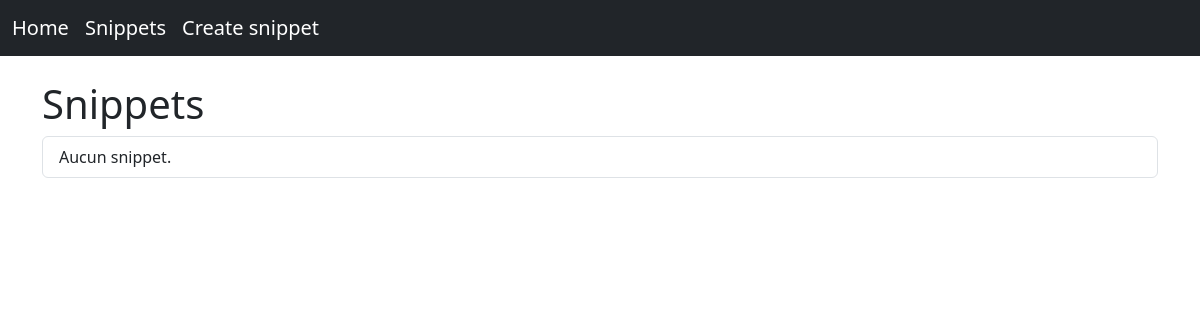
Page /snippets/ on the earlier database version.
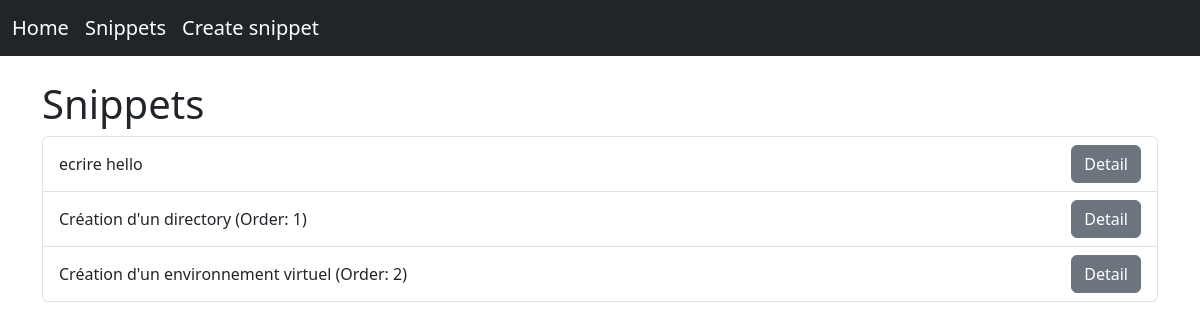
Same page on the later database version.
### snippets/models.py (models this page shows, shortened)
class Snippet(models.Model):
    title = models.CharField(max_length=100, unique=True)
    slug = models.SlugField(max_length=120, unique=True, blank=True)
    order = models.PositiveIntegerField(blank=True, null=True)
    code = models.TextField()
    created_at = models.DateTimeField(auto_now_add=True)
    class Meta:
        ordering = ["order", "created_at"]

### snippets/views.py (the view)
# urls.py: path('', SnippetListView.as_view(), name='snippet_list'),
class SnippetListView(ListView):
    model = Snippet
    template_name = 'snippets/snippet_list.html'
    context_object_name = 'snippets'

### snippets/templates/snippets/snippet_list.html (shortened to what this page needs)
{% extends "base.html" %}
{% block content %}
<h1>Snippets</h1>
<ul class="list-group">
    {% for snippet in snippets %}
        <li class="list-group-item d-flex justify-content-between align-items-center">
            {{ snippet.title }}
            {% if snippet.order %}
              (Order: {{ snippet.order }})
            {% endif %}
            <a class="btn btn-secondary" href="{% url 'snippet_detail' snippet.slug %}">
                Detail
            </a>
        </li>
    {% empty %}
        <li class="list-group-item">Aucun snippet.</li>
    {% endfor %}
</ul>
{% endblock %}

### templates/base.html (shortened to what this page needs)
<!DOCTYPE html>
<html lang="fr">
<head>
    <link href="https://cdn.jsdelivr.net/npm/bootstrap@5.3.3/dist/css/bootstrap.min.css" rel="stylesheet">
</head>
<body>
<nav class="navbar navbar-expand-lg navbar-dark bg-dark">
  <div class="container-fluid">
    <a class="navbar-brand" href="/">Home</a>
    <a class="navbar-brand" href="{% url 'snippet_list' %}">Snippets</a>
    <a class="navbar-brand" href="{% url 'snippet_create' %}">Create snippet</a>
  </div>
</nav>
<div class="container mt-4">
    {% block content %}{% endblock %}
</div>
</body>
</html>

Differences in the rows shown:
added Snippet: title "ecrire hello"
added Snippet: title "Création d'un directory", order "1"
added Snippet: title "Création d'un environnement virtuel", order "2"
Other differences:
text no longer shown: "Aucun snippet."
